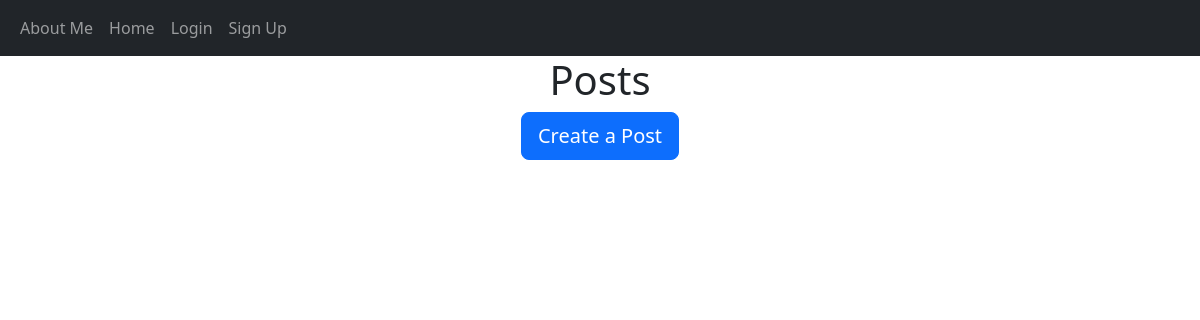
Page /home on the earlier database version.
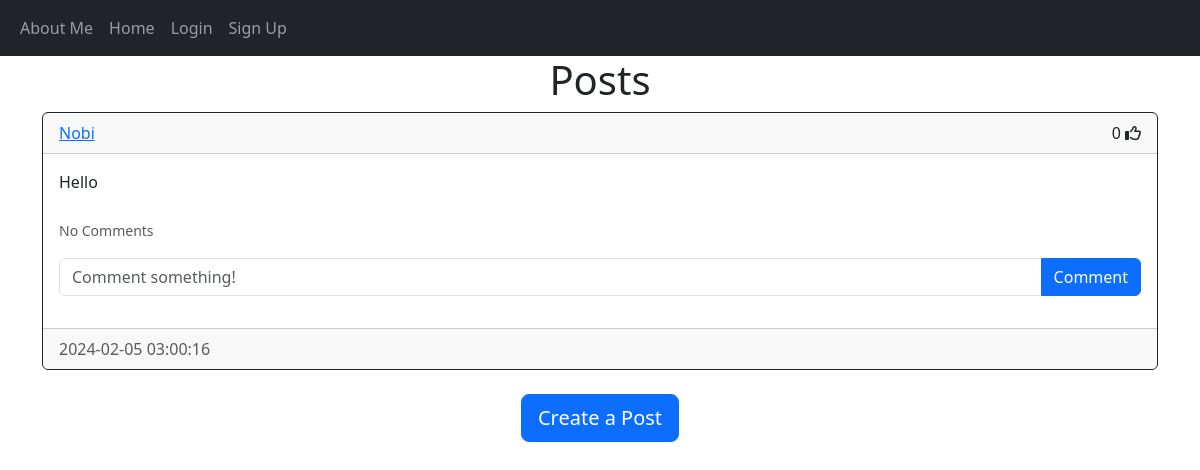
Same page on the later database version.
### main.py (models this page shows)
class Post(db.Model):
    id = db.Column(db.Integer, primary_key= True)
    text = db.Column(db.Text, nullable=False)
    date_created = db.Column(db.DateTime(timezone= True),default=func.now())
    author = db.Column(db.Integer, db.ForeignKey('user.id', ondelete = 'CASCADE'), nullable = False)

class User(db.Model, UserMixin):
    id = db.Column(db.Integer, primary_key= True)
    email = db.Column(db.String(150), unique = True)
    username = db.Column(db.String(150), unique = True)
    password = db.Column(db.String(150))
    date_created = db.Column(db.DateTime(timezone= True),default=func.now())
    posts = db.relationship('Post',backref='user', passive_deletes=True)

### main.py (the view)
@app.route("/home")
def home():
    posts = Post.query.all()
    return render_template("home.html",user=current_user,posts=posts)

### templates/home.html (shortened to what this page needs)
{% extends "posts_div.html" %} {% block title %} Home {% endblock %}

### templates/posts_div.html (shortened to what this page needs)
{% extends "base.html" %} {% block title %}Home{% endblock %} {% block content
%}
<h1 align="center">{% block header %}Posts{% endblock %}</h1>
<div id="posts">
    {% for post in posts %}
    <div class="card border-dark">
    <div class="card-header d-flex justify-content-between align-items-center">
        <a href="/posts/{{post.user.username}}">{{post.user.username}}</a>
        <div>
        <span id="likes-count-{{post.id}}">
        {{ post.likes|length }}</span>
        {% if user.id in post.likes|map(attribute="author")|list %}
        <i class="fas fa-thumbs-up" id="like-button-{{post.id}}" ></i>
        {% else %}
        <i
            class="far fa-thumbs-up"
            id="like-button-{{post.id}}"
        ></i>
        {% endif %}
        </div>
    </div>
    <div class="card-body">
        <div class="card-text">{{post.text}}</div>
        <br />
        <p class="card-text">
        {% if post.comments|length > 0 %}
        <a data-bs-toggle="collapse" href="#comments-{{post.id}}" role="button">
            <small>View {{post.comments|length}} Comments</small>
        </a>
        {% else %}
        <small class="text-muted">No Comments</small>
        {% endif %}
        </p>
        <form
        class="input-group mb-3"
        method="POST"
        action="/create-comment/{{post.id}}"
        >
        <input
            type="text"
            id="text"
            name="text"
            class="form-control"
            placeholder="Comment something!"
        />
        <button type="submit" class="btn btn-primary">Comment</button>
        </form>
    </div>
    <div class="card-footer text-muted">{{post.date_created}}</div>
    </div>
    <br/ > {% endfor %}
</div>
{% block footer %}
<div align="center">
    <a href="/create-post"
    ><button type="button" class="btn btn-primary btn-lg">
        Create a Post
    </button></a
    >
</div>
{% endblock %} {% endblock %}

### templates/base.html (shortened to what this page needs)
<!DOCTYPE html>
<html lang="en">
<head>
    <link href="https://cdn.jsdelivr.net/npm/bootstrap@5.3.2/dist/css/bootstrap.min.css" rel="stylesheet">
</head>
<body>
    <nav class="navbar navbar-expand-lg navbar-dark bg-dark">
        <div class="container-fluid">
            <div class="collapse navbar-collapse" id="navbar">
                <div class="navbar-nav">
                    <a class="nav-item nav-link" href="/">About Me</a>
                    <a class="nav-item nav-link" href="/home">Home</a>
                    {% if user.is_authenticated %}
                    <a class="nav-item nav-link" href="/logout">Logout</a>
                    {%else%}
                    <a class="nav-item nav-link" href="/login">Login</a>
                    <a class="nav-item nav-link" href="/sign-up">Sign Up</a>
                    {% endif %}
                </div>
            </div>
        </div>
    </nav>
    <div class="container">
        {% block content%} {% endblock %}
    </div>
</body>
</html>

Differences in the rows shown:
added Post: user.username "Nobi", likes|length "0", text "Hello", date_created "2024-02-05 03:00:16"
